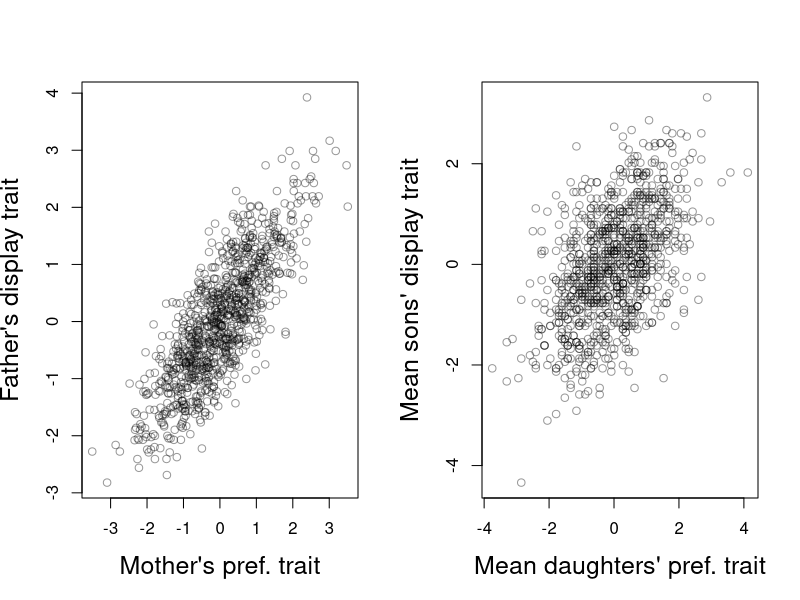

Recreate this plot in R.

###USES First L1 of the L loci to make mum's trait & 2nd L2 to make Dad's trait
##VA is set at 1, so you control h^2 with Ve. The corr.coeff controls the assortative mating.


sample.initial.inds<-function(Num_inds, L, allele.freq){
	## For each ind, at each locus we draw an allele (either 0 or 1) from the population allele frequency. 
	##We do this twice for each mother two represent the two haplotypes in the mother 
	ind.hap.1<-replicate(Num_inds, rbinom(L,1,allele.freq) )
	ind.hap.2<-replicate(Num_inds, rbinom(L,1,allele.freq) )
	##type mum.hap.1[,1] to see the 1st mothers 1st haplotype
	
	##Each mothers genotype at each locus is either 0,1,2
	list(hap.1=ind.hap.1,hap.2= ind.hap.2)
}


make.a.kid.hap<-function(par.geno){
	kid.hap<-numeric(length(par.geno))
	kid.hap[par.geno == 0]<-0
	kid.hap[par.geno == 2]<-1
	kid.hap[par.geno == 1] <- sample(0:1,size=sum(par.geno == 1),replace=TRUE)
	kid.hap
}

assortative.mating<-function(mum.pheno,dad.pheno,corr.coeff){
	var.mums<-var(mum.pheno)
	mean.mums<-var(mum.pheno)
	##assortative mating step
	##ladies pick your partners
	##to induce the correct correlation
	##Given a female's phenotype we simulate her partner's phenotype from the conditional normal distribution 
	##We look to see which male has a phenotype closest to this simulated phenotype and then assign that male to the female. 
	these.dads<-sapply(mum.pheno,function(mum){
		mums.choice<- rnorm(1,mean=mum*corr.coeff,sd=sqrt(var.mums*(1-corr.coeff^2)))
		this.dad<-which.min(abs(dad.pheno-mums.choice))
	return(this.dad)
	}
	)
	these.dads
}

##Paste this in first
QT.assortative.mating<-function(L1,L2, environ.var,corr.coeff=0,par.environ.effec0,plots=FALSE,write.plots=FALSE,Num_inds=1e4){
	##Quantitative genetics sims
	allele.freq<-0.5   ###each locus is assumed to have the same allele frequencies. This is just to simplify the coding, in reality these results work when each locus has its own frequency (and the coding wouldn't be too much harder). 
	total.loci <- unique(c(L1,L2)) 
	L<-length(total.loci) 
#	recover() 
	genetic.sd.1<-  sqrt(length(L1)*2 *allele.freq*(1-allele.freq))
	genetic.sd.2<- sqrt(length(L2) *2 *allele.freq*(1-allele.freq))
	
	##MAKE A MUM
	mums.haps<-sample.initial.inds(Num_inds, L, allele.freq)	
	mum.geno <- mums.haps[["hap.1"]] + mums.haps[["hap.2"]]
	additive.genetic.1.mum <-   colSums(mum.geno[L1,])   
	additive.genetic.1.mum<-additive.genetic.1.mum/ genetic.sd.1
	mum.pheno<- additive.genetic.1.mum + rnorm(Num_inds,sd=sqrt(environ.var))
	mum.pheno<-mum.pheno-mean(mum.pheno)

	##MAKE A DAD (same code as make a mum, only said in a deeper voice)
	dads.haps<-sample.initial.inds(Num_inds, L, allele.freq)	
	dad.geno <- dads.haps[["hap.1"]] + dads.haps[["hap.2"]]
	additive.genetic.2.dad<-  colSums(dad.geno[L2,])
	additive.genetic.2.dad<-additive.genetic.2.dad / genetic.sd.2
	dad.pheno<- additive.genetic.2.dad + rnorm(Num_inds,sd=sqrt(environ.var))
	dad.pheno<-dad.pheno-mean(dad.pheno)

	these.dads<-assortative.mating(mum.pheno,dad.pheno,corr.coeff)	
	#now rearrange dads pheno and genos.
	dad.pheno<-dad.pheno[these.dads]
	dad.geno<- dad.geno[,these.dads]
	additive.genetic.2.dad<-additive.genetic.2.dad[these.dads]
	cor.1<-cor.test(mum.pheno,dad.pheno)$estimate
	cat("correlation coefficient between parental phenotypes",cor.1,"\n")
	cor.2<-cor.test(additive.genetic.1.mum,additive.genetic.2.dad)$estimate
	cat("correlation coefficient between parental additive phenotype",cor.2,"\n")

	
	if(plots){ 
		if(write.plots){ png(file="Pheno_assort_plot.png")} else{layout(t(1:2))}
		plot(mum.pheno,dad.pheno,xlab="Female Pheno.",ylab="Male Pheno.",col=adjustcolor("black",0.2),main=paste("Corr. parental pheno.=",corr.coeff))
	abline(lm(dad.pheno~mum.pheno),col="red")
		text(x=-2,y=2,format(cor(dad.pheno,mum.pheno),dig=2),col="red")
		if(write.plots) dev.off()
	}
	
	
	if(plots){
			if(write.plots){ png(file="Mean_geno_assort_plot.png")} 
		 plot(colSums(mum.geno)/L,colSums(dad.geno)/L,xlab="Female Mean Genotype",ylab="Male Mean Genotype",col=adjustcolor("black",0.2),,main=paste("Cor. parental pheno.=",corr.coeff,"Heritability",format(1/(1+environ.var),dig=2)))	
		dad.mean<-colSums(dad.geno)/L
		mum.mean<-colSums(mum.geno)/L
		abline(lm(dad.mean~mum.mean),col="red")
		text(x=0.5,y=1.5,format(cor(mum.mean,dad.mean),dig=2),col="red")
		if(write.plots) dev.off()
	}
	
	### Make a child
	
	###DO TWICE ONCE FOR DAUGHTER ONCE FOR SONS
	dad.hap.1<-apply(dad.geno,2 , make.a.kid.hap)
	mum.hap.1<-apply(mum.geno,2 , make.a.kid.hap)
	child.geno.1<-dad.hap.1+mum.hap.1 ##1 haplotype from mum 1 haplotype from dad
	dad.hap.2<-apply(dad.geno,2 , make.a.kid.hap)
	mum.hap.2<-apply(mum.geno,2 , make.a.kid.hap)
	child.geno.2<-dad.hap.2+mum.hap.2 ##1 haplotype from mum 1 haplotype from dad


#	cat(mean(child.geno==0),mean(child.geno==1),mean(child.geno==2),"\n")

	additive.genetic.pheno.1<-colSums(child.geno.1[L1,])   
	additive.genetic.pheno.2<-colSums(child.geno.2[L2,]) 
	additive.genetic.pheno.1<-additive.genetic.pheno.1 / genetic.sd.1
	additive.genetic.pheno.2<-additive.genetic.pheno.2 / genetic.sd.2
	child.pheno.1<- additive.genetic.pheno.1 + rnorm(Num_inds,sd=sqrt(environ.var))
	child.pheno.2<- additive.genetic.pheno.2 + rnorm(Num_inds,sd=sqrt(environ.var))
	##cor between same phenotype in parent and child
	
	layout(t(1:2))
	plot(mum.pheno,dad.pheno,xlab="Mother's pref. trait",ylab="Father's display trait",col=adjustcolor("black",0.4),cex.lab=1.5) 
	plot(additive.genetic.pheno.1- mean(additive.genetic.pheno.1),additive.genetic.pheno.2- mean(additive.genetic.pheno.2),xlab="Mean daughters' pref. trait",ylab="Mean sons' display trait",col=adjustcolor("black",0.4),cex.lab=1.5)
		
 }
 
QT.assortative.mating(L1=1:250, L2=26:500,environ.var=.1,corr.coeff=0.80,plots=FALSE,Num_inds=1000)

dev.copy2pdf(file="~/Dropbox/Courses/Popgen_teaching_Notes/figures/Response_to_sel/Genetic_corr_assort_mating.pdf")